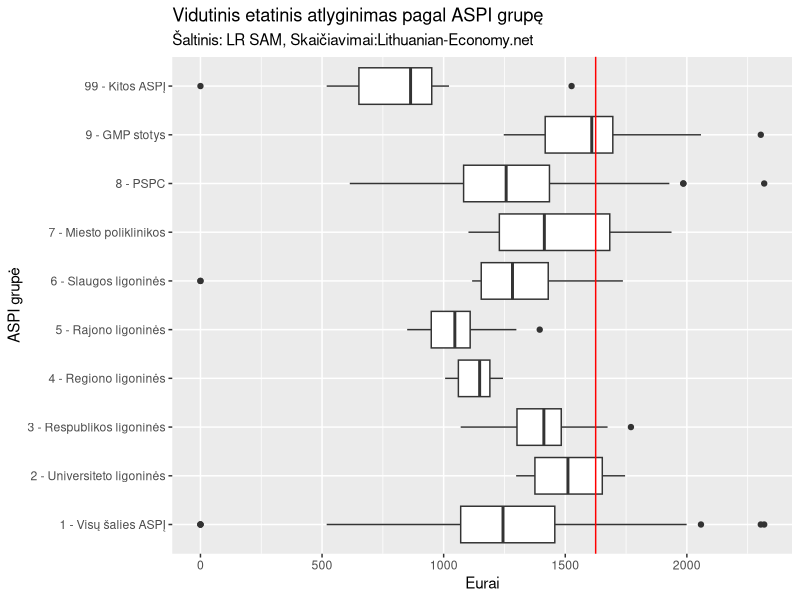
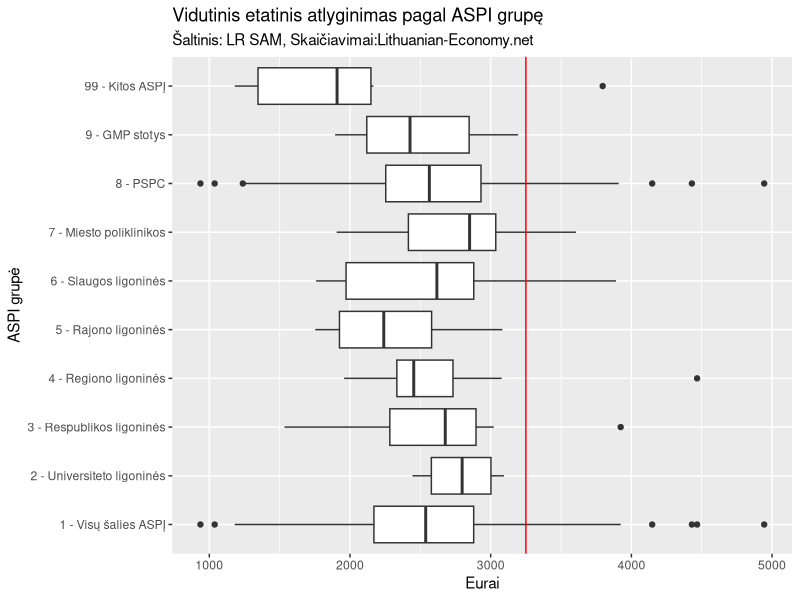

These charts were generated, in order, by the following R code:
library(tidyverse)


data <- read.csv("Zemelapis_ASPI.csv",
                 stringsAsFactors = FALSE,
                 header = TRUE)

df <- data%>%filter(Trec_slaug >0)
df %>% group_by(ASPI_grupe)%>%summarise(med=median(Trec_slaug))
png("./slaugytoju_vdu.png", width = 9, height = 6, units = 'in', res = 200)
ggplot(data=data, aes(x=ASPI_grupe, y=Trec_slaug))+
        geom_boxplot()+
        geom_hline(yintercept = 1625, col="red")+
        coord_flip()+
        labs(title="Vidutinis etatinis atlyginimas pagal ASPI grupę",
             subtitle="Šaltinis: LR SAM, Skaičiavimai:Lithuanian-Economy.net",
             x="ASPI grupė",
             y="Eurai")
dev.off()


df <- data%>%filter(Trec_gyd >0)
df %>% group_by(ASPI_grupe)%>%summarise(med=median(Trec_gyd))
png("./gydytoju_vdu.png", width = 9, height = 6, units = 'in', res = 200)
ggplot(data=df, aes(x=ASPI_grupe, y=Trec_gyd))+
        geom_boxplot()+
        geom_hline(yintercept = 3250, col="red")+
        coord_flip()+
        labs(title="Vidutinis etatinis atlyginimas pagal ASPI grupę",
             subtitle="Šaltinis: LR SAM, Skaičiavimai:Lithuanian-Economy.net",
             x="ASPI grupė",
             y="Eurai")
dev.off()